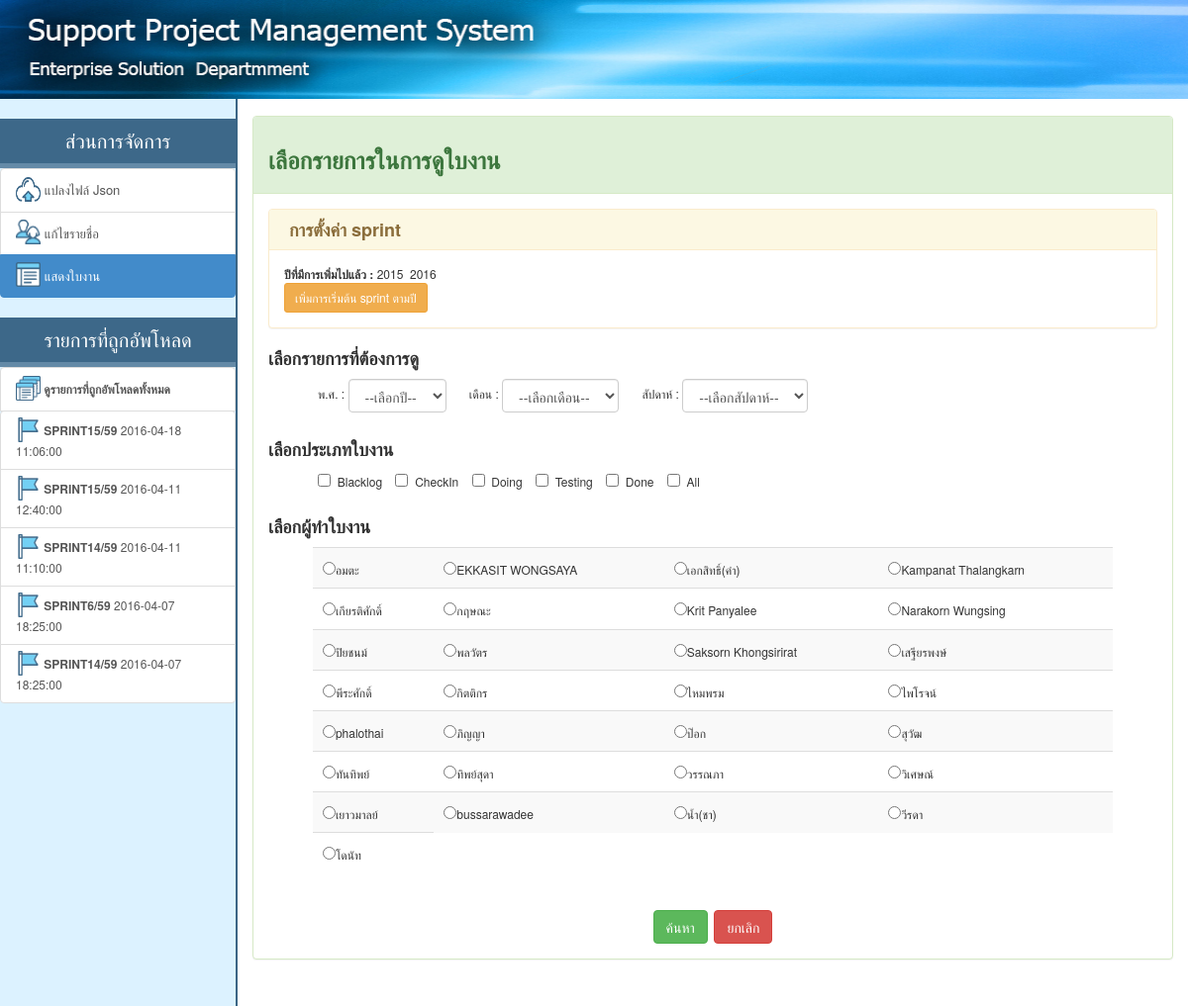
Page /index.php?file=list_worksheet on the committed database.
### tables this page shows
CREATE TABLE IF NOT EXISTS `history` (
  `file_id` int(5) unsigned zerofill NOT NULL AUTO_INCREMENT,
  `file_original` varchar(250) DEFAULT NULL,
  `file_json` varchar(250) DEFAULT NULL,
  `name` varchar(250) DEFAULT NULL,
  `date_upload` datetime DEFAULT NULL,
  `file_lastview` datetime DEFAULT NULL,
  PRIMARY KEY (`file_id`)
);

CREATE TABLE IF NOT EXISTS `members` (
  `member_id` int(11) NOT NULL AUTO_INCREMENT,
  `member_initials` varchar(5) NOT NULL,
  `member_fullname` varchar(50) DEFAULT NULL,
  `name_ldc` varchar(50) DEFAULT NULL,
  PRIMARY KEY (`member_id`)
);

### include/function.php (called while the page is built, shortened)
<?php
function get_file($file){
	include("include/".$file.".php");
}
?>

### index.php (the view, shortened to what this page needs)
<?php
	include("include/function.php");
	$file=empty($_GET['file'])?"":$_GET['file'];
?>
<!DOCTYPE html>
<html>
<head>
 <link rel="stylesheet" type="text/css" href="css/bootstrap.css">
 <link rel="stylesheet" type="text/css" href="css/mystyle.css">
  <link rel="stylesheet" type="text/css" href="js/jquery-ui.css">
</head>
<body onload='select_team()'>
<div class="header" >
</div>
<div class="menu">
    <br>
<?php
    $active_covert = empty($_GET['file'])?"active":"";
    if(!empty($_GET['file'])){
        $active_editmember = ($_GET['file']=="edit_member")?"active":"";
        $active_editmember = ($_GET['file']=="edit_member")?"active":"";
        $active_listworksheet = ($_GET['file']=="list_worksheet")?"active":"";
        $active_card_total = ($_GET['file']=="detail" AND $_GET['file_id']=="total")?"active":"";
    }
?>
	<center><div class="head_menu">ส่วนการจัดการ<div></center>
	<div class="list-group">
	<a href="index.php" class="list-group-item <?php echo "$active_covert";  ?>"><font size='2'><img src='img/upload.png' width="25" height="25" style='margin-top:-5px'> แปลงไฟล์ Json </a></font>
	<a href="index.php?file=edit_member" class="list-group-item <?php echo "$active_editmember";  ?>"><img src='img/people.png' width="25" height="25" style='margin-top:-5px'><font size='2'> แก้ไขรายชื่อ</a></font>
	<a href="index.php?file=list_worksheet" class="list-group-item <?php echo "$active_listworksheet";  ?>"><img src='img/multimedia.png' width="25" height="25" style='margin-top:-5px'><font size='2'> แสดงใบงาน</a></font>
	</div>
	<center><div class="head_menu">รายการที่ถูกอัพโหลด</div></center>
	<div class="list-group">
	  <a href="index.php?file=detail&file_id=total" class="list-group-item <?php echo "$active_card_total";  ?>">
	    <b><font style='font-size:12px'><img src='img/multimedia_2.png' width='25' height='25' style='margin-top:-5px'> ดูรายการที่ถูกอัพโหลดทั้งหมด</b>
	  </a>
<?php
	$history=mysql_query("SELECT * FROM history ORDER BY file_id DESC LIMIT 5")or die(mysql_error());
	while(list($file_id,$file_original,$file_json,$name,$date_upload)=mysql_fetch_row($history)){
        if(!empty($_GET['file_id'])){
            $active_card = ($_GET['file']=="detail" AND $_GET['file_id']==$file_id)?"active":"";
        }else{
            $active_card="";
        }
		echo"<a href='index.php?file=detail&file_id=$file_id&title=$name' class='list-group-item $active_card'><font style='font-size:12px'><img src='img/flag.png' width='25' height='25' style='margin-top:-5px'> <b>$name</b> $date_upload</font></a>";
	}
?>
	</div>
</div>
<div class="main">
<?php
	if(empty($_GET['file'])){
	   include("include/add_json.php");
	}else{
		get_file($file);
	}
?>
</div>
</body>
</html>

### include/list_worksheet.php (shortened to what this page needs)
<br>
<div class="container-fluid">
	<div class="panel panel-success">
		<div class="panel-heading"><h3><b>เลือกรายการในการดูใบงาน</h3></b></div>
	 	<div class="panel-body">
	 	<div class="panel panel-warning">
		  <div class="panel-heading"><h4 style="margin:0px 5px;"><b>การตั้งค่า sprint</b></h4></div>
		  <div class="panel-body">
		  <?php
		    echo "<b>ปีที่มีการเพิ่มไปแล้ว : </b>";
		    $query_year = mysql_query("SELECT sprint_year FROM sprint GROUP BY sprint_year")or die(mysql_error());
		    $num_sprint_year = mysql_num_rows($query_year);
		    if(!empty($num_sprint_year)){
		    	while(list($sprint_year)=mysql_fetch_row($query_year)){
		    		echo "$sprint_year&nbsp;&nbsp;";
		    	}
		    }else{
		    	echo "ไม่มีการเพิ่ม sprint ";
		    }
		    echo " <br><input class='btn btn-sm btn-warning' type='button' data-toggle='modal' data-target='#edit_start_sprint' value='เพิ่มการเริ่มต้น sprint ตามปี'>";
		  ?>
		  </div>
		</div>
	 	<form class="form-inline" action="index.php?file=worksheet_detail" method="post">
	    	<h4><b>เลือกรายการที่ต้องการดู</b></h4>
    		<div class="form-group">
    			&nbsp;&nbsp;&nbsp;&nbsp;&nbsp;&nbsp;&nbsp;&nbsp;&nbsp;&nbsp;&nbsp;&nbsp;&nbsp;&nbsp;&nbsp;พ.ศ. :
				<select name='sprint_year' id='sprint_year' class="form-control"><option value="selectyear">--เลือกปี--</option>
    			</select>
	    		&nbsp;&nbsp;&nbsp;&nbsp;&nbsp;&nbsp;เดือน :
    			<select name='sprint_month' id='sprint_month' class="form-control" ><option value="selectmonth">--เลือกเดือน--</option>
    			</select>
    			&nbsp;&nbsp;&nbsp;&nbsp;&nbsp;&nbsp;สัปดาห์ :
    			<select name='sprint' id='sprint' class="form-control"><option >--เลือกสัปดาห์--</option>
	    		</select>
    		</div>
	    	<br><br>
	    	<h4><b>เลือกประเภทใบงาน</b></h4>
	    		&nbsp;&nbsp;&nbsp;&nbsp;&nbsp;&nbsp;&nbsp;&nbsp;&nbsp;&nbsp;&nbsp;&nbsp;&nbsp;&nbsp;&nbsp;<input type="checkbox" name='chk_blacklog' value="Blacklog">&nbsp;&nbsp;Blacklog
	    		&nbsp;&nbsp;&nbsp;<input type="checkbox" name='chk_checkin' value="Checkin">&nbsp;&nbsp;CheckIn
	    		&nbsp;&nbsp;&nbsp;<input type="checkbox" name='chk_doing' value="Doing">&nbsp;&nbsp;Doing
	    		&nbsp;&nbsp;&nbsp;<input type="checkbox" name='chk_testing' value="Tester">&nbsp;&nbsp;Testing
	    		&nbsp;&nbsp;&nbsp;<input type="checkbox" name='chk_done' value="Done">&nbsp;&nbsp;Done
	    		&nbsp;&nbsp;&nbsp;<input type="checkbox" name='chk_all' value="All">&nbsp;&nbsp;All
	    	<br><br>
	    	<h4><b>เลือกผู้ทำใบงาน</b></h4>
	    		<table class='table table-striped ' align="center" style="width:90%;" >
	    		<tr>
<?php
				$number = 1;
				$sql = mysql_query("SELECT * FROM members")or die(mysql_error());
				while(list($member_id,$member_initials,$member_name,$member_loc)=mysql_fetch_row($sql)){
					echo "<td style='padding:10px;'><input type='radio' name='oparator_name' value='$member_id'>$member_loc</td>";
					if($number%4==0){
						echo "</tr><tr>";
					}
					$number++;
				}
?>
				</table>
				<br>
				<center><input class='btn btn-success' type='submit' value="ค้นหา"> &nbsp;<a href='index.php'><input class='btn btn-danger' type='button' value="ยกเลิก"></a></center>
	  	</form>
	  	</div>
	</div>
</div>

### css/mystyle.css (style rules this page uses)
body { background: #fff; }
.header { width: 100%; height:100px; background-image: url("../img/header.jpg"); background-size:100% 100%; margin: 0px; position: absolute; z-index: 2; }
.head_menu { background: #3d6889; width: 100%; height:50px; padding: 8px; font-size:20px; font-weight: 200; color:white ; z-index: 3; border-bottom: 5px solid #648aa7; }
.menu { height: 115%; width: 20%; float: left; position: absolute; background: #dcf2ff; padding-top: 100px; border-right:#3b6585 solid 2px; }
.main { width: 80%; float: right; padding-top:100px; }

### rows in the picture
history: name "SPRINT15/59", date_upload "2016-04-18 11:06:00"
history: name "SPRINT15/59", date_upload "2016-04-11 12:40:00"
history: name "SPRINT14/59", date_upload "2016-04-11 11:10:00"
history: name "SPRINT6/59", date_upload "2016-04-07 18:25:00"
history: name "SPRINT14/59", date_upload "2016-04-07 18:25:00"
members: name_ldc "อมตะ"
members: name_ldc "EKKASIT WONGSAYA"
members: name_ldc "เอกสิทธิ์(คำ)"
members: name_ldc "Kampanat Thalangkarn"
members: name_ldc "เกียรติศักดิ์"
members: name_ldc "กฤษณะ"
members: name_ldc "Krit Panyalee"
members: name_ldc "Narakorn Wungsing"
members: name_ldc "ปิยชนม์"
members: name_ldc "พลวัตร"
members: name_ldc "Saksorn Khongsirirat"
members: name_ldc "เสฐียรพงษ์"
members: name_ldc "พีระศักดิ์"
members: name_ldc "กิตติกร"
members: name_ldc "ไหมพรม"
members: name_ldc "ไพโรจน์"
members: name_ldc "phalothai"
members: name_ldc "ภิญญา"
members: name_ldc "ป๊อก"
members: name_ldc "สุวัฒ"
members: name_ldc "ทันทิพย์"
members: name_ldc "ทิพย์สุดา"
members: name_ldc "วรรณภา"
members: name_ldc "วิเศษณ์"
members: name_ldc "เยาวมาลย์"
members: name_ldc "bussarawadee"
members: name_ldc "น้ำ(ชา)"
members: name_ldc "วีรดา"
members: name_ldc "โดนัท"

### other values in the picture
$sprint_year "2015"
$sprint_year "2016"
